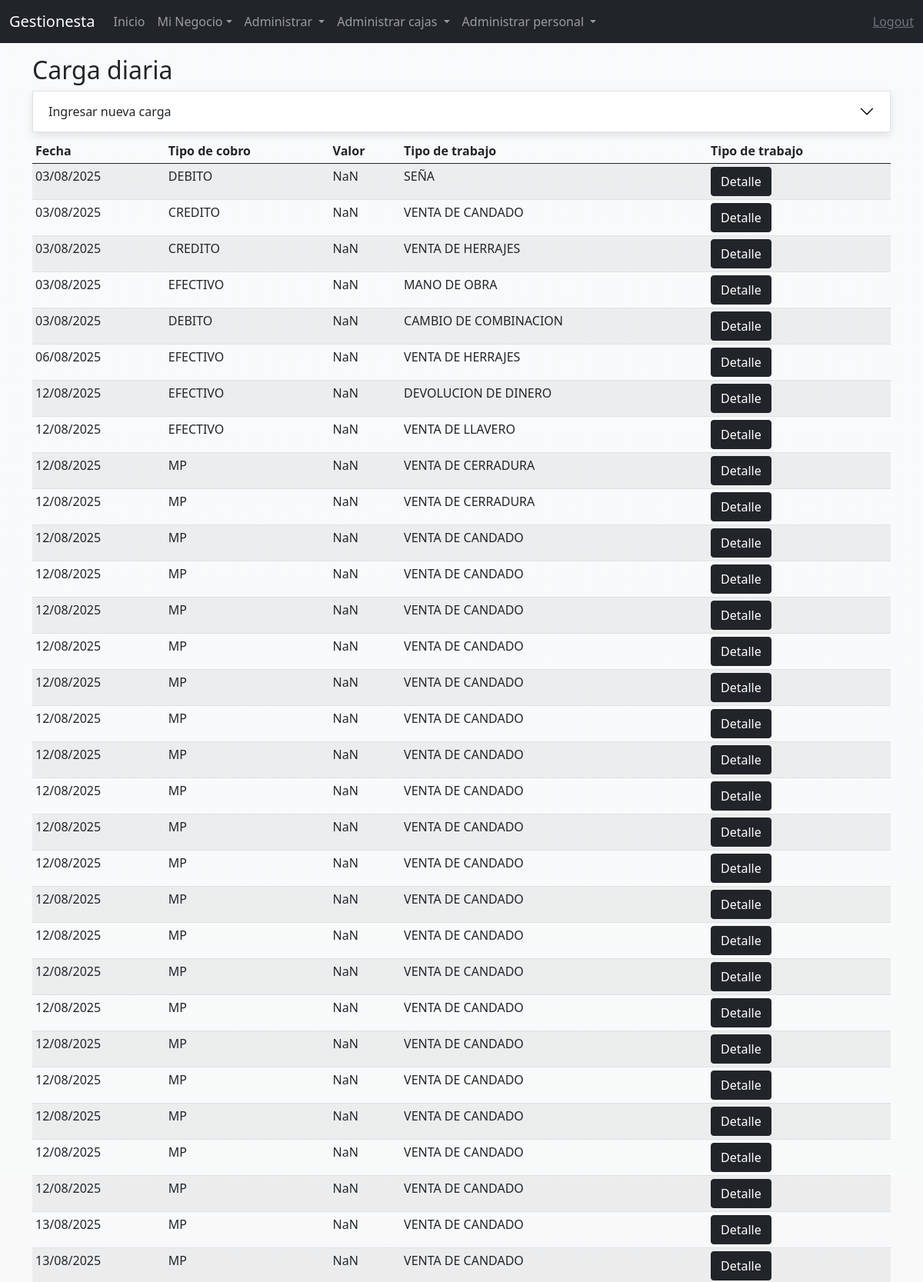
Page /cargadiaria (signed in, upper part) on the committed database.
### tables this page shows
CREATE TABLE "ventas" (
	"id"	INTEGER NOT NULL,
	"id_empresa"	INTEGER,
	"fecha"	TEXT,
	"cobro"	INTEGER,
	"valor"	REAL,
	"tipotrabajo"	INTEGER,
	PRIMARY KEY("id" AUTOINCREMENT),
	FOREIGN KEY("cobro") REFERENCES "metodo_cobro"("id"),
	FOREIGN KEY("id_empresa") REFERENCES "empresas"("id"),
	FOREIGN KEY("tipotrabajo") REFERENCES "tipo_trabajo"("id")
);

CREATE TABLE "metodo_cobro" (
	"id"	INTEGER NOT NULL,
	"id_empresa"	INTEGER,
	"COBRO"	TEXT,
	"RETENCION"	REAL,
	PRIMARY KEY("id" AUTOINCREMENT),
	FOREIGN KEY("id_empresa") REFERENCES "empresas"("id")
);

CREATE TABLE "tipo_trabajo" (
	"id"	INTEGER NOT NULL,
	"id_empresa"	INTEGER,
	"nombre"	TEXT,
	PRIMARY KEY("id" AUTOINCREMENT),
	FOREIGN KEY("id") REFERENCES "",
	FOREIGN KEY("id_empresa") REFERENCES "empresas"("id")
);

### app.py (the view)
@app.route("/cargadiaria", methods=["GET", "POST"])
@login_required
def cargadiaria():
    ventas = db.execute("SELECT ventas.id, ventas.fecha, ventas.valor, metodo_cobro.COBRO, tipo_trabajo.nombre FROM ventas JOIN metodo_cobro ON metodo_cobro.id = ventas.cobro JOIN tipo_trabajo ON tipo_trabajo.id = ventas.tipotrabajo")
    cobro = db.execute("SELECT * FROM metodo_cobro")
    tipotrabajo = db.execute("SELECT * FROM tipo_trabajo")
    locales = db.execute("SELECT * FROM negocios")
    return render_template("cargadiaria.html", locales = locales, ventas=ventas, trabajos=tipotrabajo, cobros=cobro, nombre="Mi Negocio")

### helpers.py (called while the page is built)
def login_required(f):
    @wraps(f)
    def decorated_function(*args, **kwargs):
        if session.get("user_id") is None:
            return redirect("/login")
        return f(*args, **kwargs)
    return decorated_function

### templates/cargadiaria.html (shortened to what this page needs)
{% extends "layout.html" %}
{% block body %}
<div class="container">
     <h2>Carga diaria</h2>
    <div class="accordion accordion-flush border border-1 mb-2" style="background: #f8f9fa; box-shadow: 0px 4px 10px rgba(0,0,0,0.1);" id="accordionFlushCargadiaria">
        <div class="accordion-item">
            <h2 class="accordion-header text-center" id="flush-headingOne">
                <button class="accordion-button collapsed" type="button" data-bs-toggle="collapse" data-bs-target="#flush-collapseOne" aria-expanded="false" aria-controls="flush-collapseOne">
                Ingresar nueva carga
                </button>
            </h2>
        </div>
    </div>
    <div class="table-responsive-lg">
        <table class="table table-striped table-hover table-sm" style="min-width: 650px;">
            <thead>
                <tr>
                    <th scope="col">Fecha</th>
                    <th scope="col">Tipo de cobro</th>
                    <th scope="col">Valor</th>
                    <th scope="col">Tipo de trabajo</th>
                    <th scope="col">Tipo de trabajo</th>
                </tr>
            </thead>
            <tbody>
                {% for venta in ventas %}
                    <tr>
                        <td scope="row">{{ venta["fecha"] }}</td>
                        <td>{{ venta["COBRO"] }}</td>
                        <td name="valorventa">{{ venta["valor"] | round(2) }}</td>
                        <td>{{ venta["nombre"] }}</td>
                        <td>
                            <button type="button" class="btn btn-dark btn-detalle"
                                    data-bs-toggle="modal"
                                    data-bs-target="#modalDetalle{{ venta['id'] }}"
                                    data-venta-id="{{ venta['id'] }}">
                                Detalle
                            </button>
                        </td>
                    </tr>
                {% endfor %}
            </tbody>
        </table>
    </div>
</div>
{% endblock %}

### statics/css/style.css (style rules this page uses)
.accordion-button::after { filter: brightness(0); }

### rows in the picture
ventas: fecha "03/08/2025", COBRO "DEBITO", nombre "SEÑA"
ventas: fecha "03/08/2025", COBRO "CREDITO", nombre "VENTA DE CANDADO"
ventas: fecha "03/08/2025", COBRO "CREDITO", nombre "VENTA DE HERRAJES"
ventas: fecha "03/08/2025", COBRO "EFECTIVO", nombre "MANO DE OBRA"
ventas: fecha "03/08/2025", COBRO "DEBITO", nombre "CAMBIO DE COMBINACION"
ventas: fecha "06/08/2025", COBRO "EFECTIVO", nombre "VENTA DE HERRAJES"
ventas: fecha "12/08/2025", COBRO "EFECTIVO", nombre "DEVOLUCION DE DINERO"
ventas: fecha "12/08/2025", COBRO "EFECTIVO", nombre "VENTA DE LLAVERO"
ventas: fecha "12/08/2025", COBRO "MP", nombre "VENTA DE CERRADURA"
ventas: fecha "12/08/2025", COBRO "MP", nombre "VENTA DE CERRADURA"
ventas: fecha "12/08/2025", COBRO "MP", nombre "VENTA DE CANDADO"
ventas: fecha "12/08/2025", COBRO "MP", nombre "VENTA DE CANDADO"
ventas: fecha "12/08/2025", COBRO "MP", nombre "VENTA DE CANDADO"
ventas: fecha "12/08/2025", COBRO "MP", nombre "VENTA DE CANDADO"
ventas: fecha "12/08/2025", COBRO "MP", nombre "VENTA DE CANDADO"
ventas: fecha "12/08/2025", COBRO "MP", nombre "VENTA DE CANDADO"
ventas: fecha "12/08/2025", COBRO "MP", nombre "VENTA DE CANDADO"
ventas: fecha "12/08/2025", COBRO "MP", nombre "VENTA DE CANDADO"
ventas: fecha "12/08/2025", COBRO "MP", nombre "VENTA DE CANDADO"
ventas: fecha "12/08/2025", COBRO "MP", nombre "VENTA DE CANDADO"
ventas: fecha "12/08/2025", COBRO "MP", nombre "VENTA DE CANDADO"
ventas: fecha "12/08/2025", COBRO "MP", nombre "VENTA DE CANDADO"
ventas: fecha "12/08/2025", COBRO "MP", nombre "VENTA DE CANDADO"
ventas: fecha "12/08/2025", COBRO "MP", nombre "VENTA DE CANDADO"
ventas: fecha "12/08/2025", COBRO "MP", nombre "VENTA DE CANDADO"
ventas: fecha "12/08/2025", COBRO "MP", nombre "VENTA DE CANDADO"
ventas: fecha "12/08/2025", COBRO "MP", nombre "VENTA DE CANDADO"
ventas: fecha "12/08/2025", COBRO "MP", nombre "VENTA DE CANDADO"
ventas: fecha "12/08/2025", COBRO "MP", nombre "VENTA DE CANDADO"
ventas: fecha "13/08/2025", COBRO "MP", nombre "VENTA DE CANDADO"
ventas: fecha "13/08/2025", COBRO "MP", nombre "VENTA DE CANDADO"
